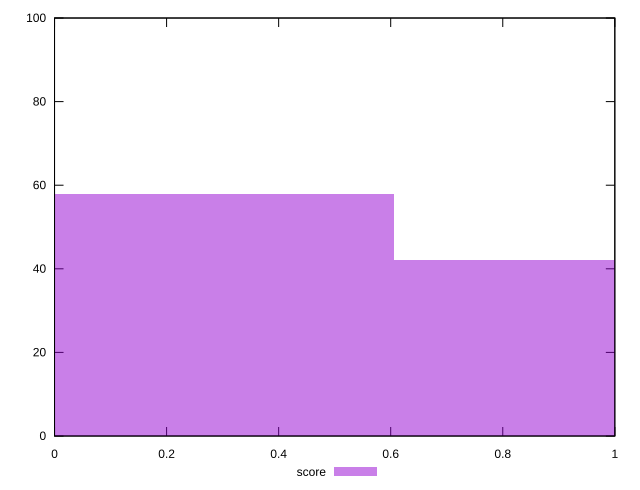

Generate this figure with gnuplot:
reset

$score <<EOF
0 58
1.2123615546818962 42
EOF

set key outside below
set boxwidth 1.2123615546818962
set xrange [0:1]
set yrange [0:100]
set trange [0:100]
set style fill transparent solid 0.5 noborder
set terminal svg size 640, 490 enhanced background rgb 'white'
set output "report_00015_2021-02-09T16-11-33.973Z/third-party-summary/samples/pages+cached+noadtech+nomedia+nocss/score/histogram.svg"

plot $score title "score" with boxes

reset
